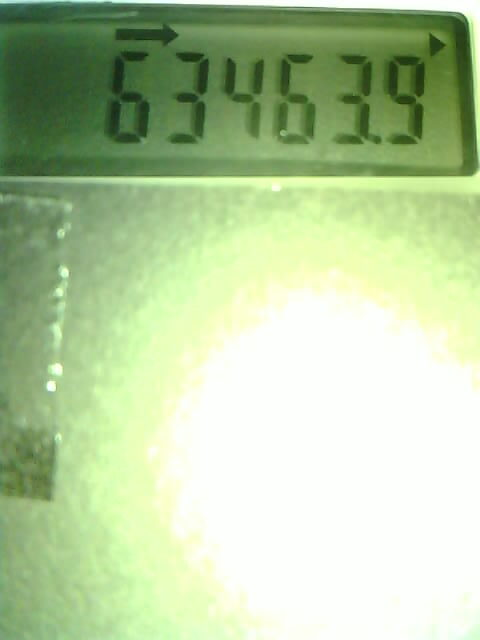
#> input picture detecting-and-ocring-digits/pic_1644164401.jpg, 480 x 640 px
$ python ocr_test3.py
#> lines starting #> are read from the running program, lines starting #| are printed output that depends on the picture; after the words box and inside, x2 and y2 are one past the last pixel; in counts of white or black regions, pixels touching at a corner belong together
#import cv2
import pytesseract
from PIL import Image, ImageEnhance, ImageFilter

im = Image.open("pic_1644164401.jpg")  # img is the path of the image
#> im is the input picture: PIL image 480x640 RGB; mean R, G, B 182.5, 204.4, 161.8
im = im.convert("RGBA")
#> im: PIL image 480x640 RGBA
#cv2.imshow('RGBA', im)
#cv2.waitKey()
newimdata = []
datas = im.getdata()

for item in datas:
    if item[0] < 112 or item[1] < 112 or item[2] < 112:
        newimdata.append(item)
    else:
        newimdata.append((255, 255, 255))
#> this loop made 307200 passes
#> item on passes 1 to 3: (186, 235, 213, 255), (186, 235, 214, 255), (183, 235, 213, 255)
#> after the loop, newimdata = 307200 items
im.putdata(newimdata)
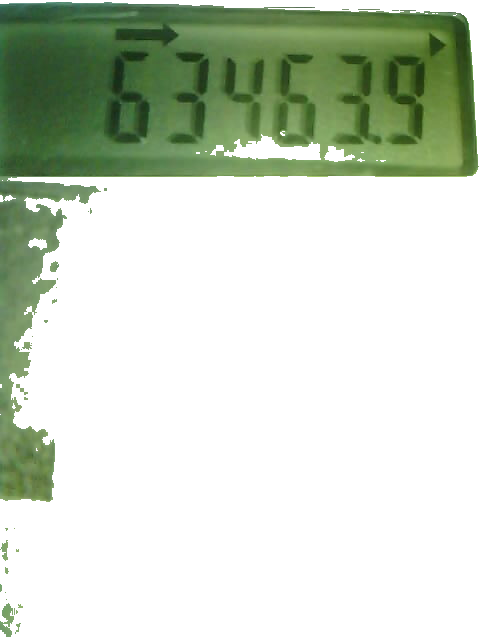
#> im: PIL image 480x640 RGBA; mean R, G, B, A 204.7, 214.8, 199.1, 255
#cv2.imshow('im', im)
#cv2.waitKey()

im = im.filter(ImageFilter.MedianFilter())
#cv2.imshow('MedianFilter', im)
#cv2.waitKey()
enhancer = ImageEnhance.Contrast(im)
im = enhancer.enhance(2)
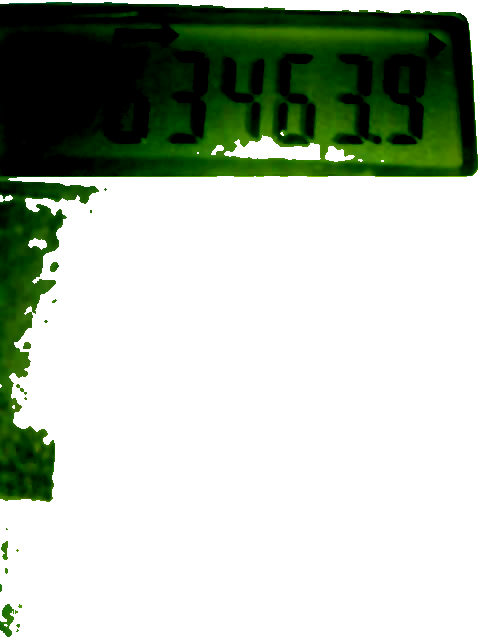
#> im: PIL image 480x640 RGBA; mean R, G, B, A 181.5, 191.6, 178.7, 255
#cv2.imshow('Contrast', im)
#cv2.waitKey()
im = im.convert('1')
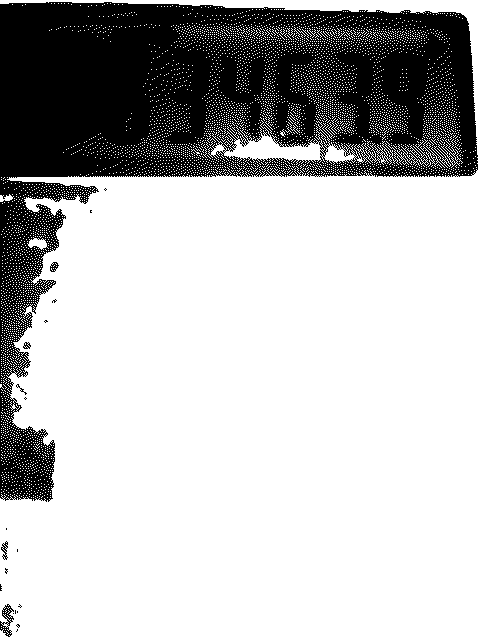
#> im: PIL image 480x640 1; 73.3% white; 21 black regions (15 under 20 px), largest, box (x1, y1, x2, y2) and area: (0, 2, 478, 502) 81701, (0, 604, 14, 637) 194, (1, 541, 8, 560) 60, (50, 262, 59, 272) 50, (23, 342, 31, 349) 32, (16, 384, 27, 395) 24
#cv2.imshow('1', im)
#cv2.waitKey()
# im.save('temp2.jpg')
#> (the run stopped early here; a loop or call above may not have finished)

$ run again, with detecting-and-ocring-digits/pic_1644163826.jpg copied over detecting-and-ocring-digits/pic_1644164401.jpg
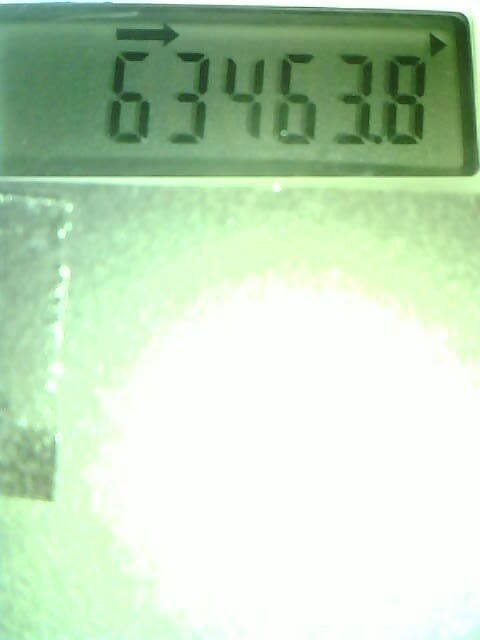
#> input picture detecting-and-ocring-digits/pic_1644163826.jpg, 480 x 640 px
#> im is the input picture: PIL image 480x640 RGB; mean R, G, B 193.2, 218.5, 189
#> the loop `for item in datas:` made 307200 passes
#> item on passes 1 to 3: (237, 255, 255, 255), (236, 255, 255, 255), (234, 255, 255, 255)
#> after the loop `for item in datas:`: newimdata = 307200 items
#> `im = enhancer.enhance(2)`:
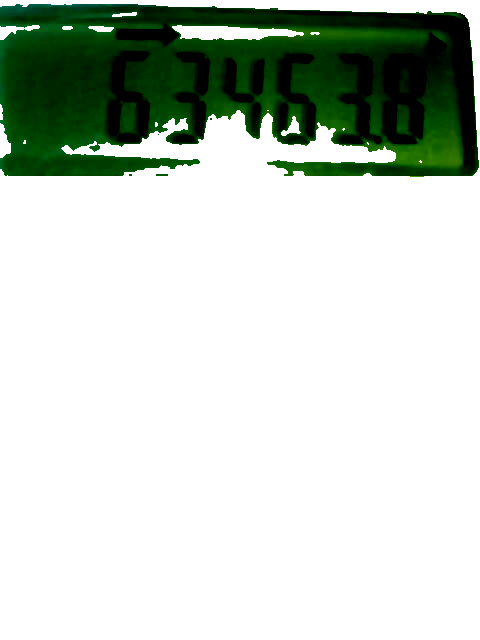
#> im: PIL image 480x640 RGBA; mean R, G, B, A 199, 208.5, 199, 255
#> `im = im.convert('1')`:
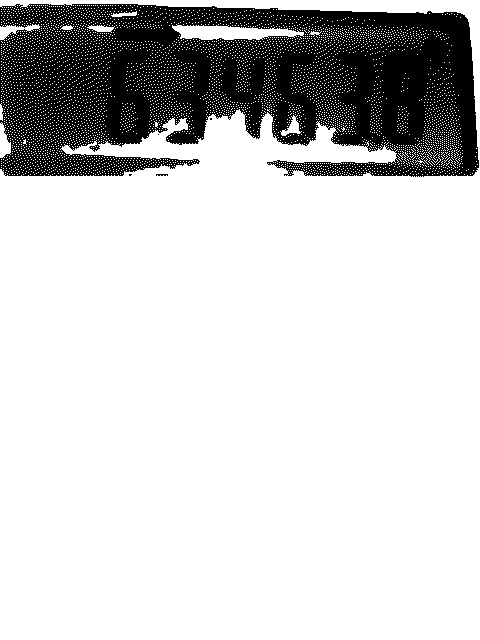
#> im: PIL image 480x640 1; 80.1% white; 5 black regions (3 under 20 px), largest, box (x1, y1, x2, y2) and area: (0, 4, 479, 177) 61054, (156, 174, 168, 176) 20
